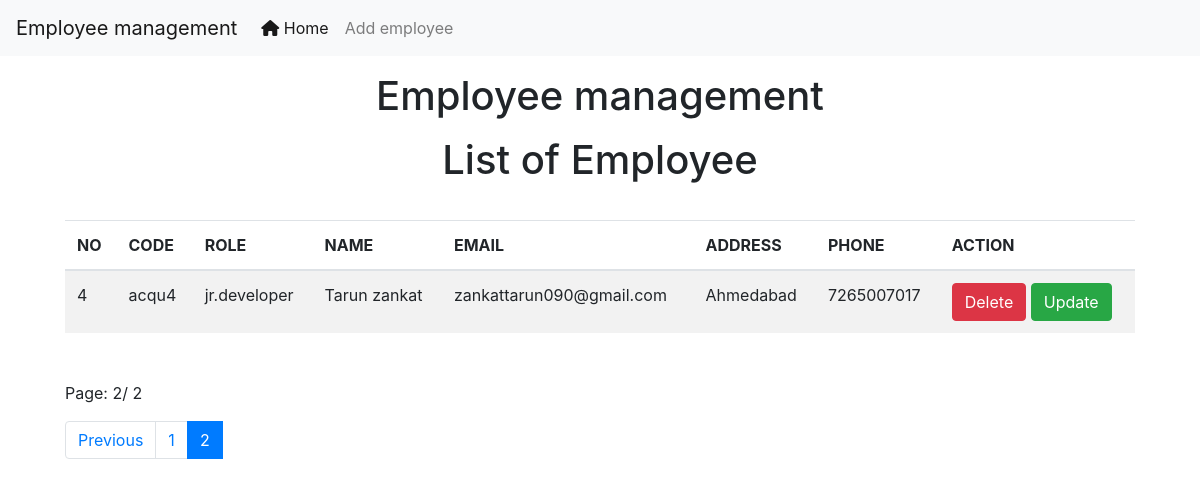
Screenshot of /?page=2 with the database file from the repository.
### done/models.py (models this page shows, shortened)
class Employee(models.Model):
    code = models.CharField(max_length=4, unique=True, blank=True, null=True)
    role = models.CharField(max_length=100, choices=ROLE_CHOICES)
    name = models.CharField(max_length=50)
    email = models.CharField(max_length=150)
    address = models.CharField(max_length=200)
    phone = models.CharField(max_length=10)
    is_active = models.BooleanField(default=True)

### done/views.py (the view)
# urls.py: 2. Add a URL to urlpatterns:  path('', views.home, name='home')
def home(request):
    emp = Employee.objects.all()
    paginator = Paginator(emp, 3)
    page_number = request.GET.get('page', 1)
    page = paginator.get_page(page_number)
    start_index = (page.number - 1) * paginator.per_page
    for index, e in enumerate(page, start=start_index + 1):
        e.continuous_number = index
    return render(request, 'home.html', {'page':page, 'messages': messages.get_messages(request)})

### done/templates/home.html (shortened to what this page needs)
<!doctype html>
<html lang="en">
  <head>
    <link rel="stylesheet" href="https://cdn.jsdelivr.net/npm/bootstrap@4.0.0/dist/css/bootstrap.min.css">
  </head>
  <body>
    {% include "navbar.html" %}
    <h1 class='text-center my-3'>Employee management</h1>
    <h1 class='text-center my-3'>List of Employee</h1>
    <div class="container">
      <div class="row">
        <div class="col-md-12">
          <div class="card-body">
            <table class="table table-striped">
              <thead>
                <tr>
                  <th>NO</th>
                  <th>CODE</th>
                  <th>ROLE</th>
                  <th>NAME</th>
                  <th>EMAIL</th>
                  <th>ADDRESS</th>
                  <th>PHONE</th>
                  <th>ACTION</th>
                </tr>
              </thead>
              <tbody>
                {% for e in page.object_list %}
                <tr>
                  <td>{{ e.continuous_number }}</td>
                  <td>{{e.code}}</td>
                  <td>{{e.role}}</td>
                  <td>{{e.name}}</td>
                  <td>{{e.email}}</td>
                  <td>{{e.address}}</td>
                  <td>{{e.phone}}</td>
                  <td>
                    <a href="delete-emp/{{e.code}}" class='btn btn-danger md-sm' onclick="return confirm('Are you sure you want to delete this employee?')">Delete</a>
                    <a href="update-emp/{{e.code}}" class='btn btn-success md-sm'>Update</a>
                  </td>
                </tr>
                {% endfor %}
              </tbody>
            </table>
            <div class="container">
              <div class="row my-5">
                <div class="col-md-">
                  <p>Page: {{page.number}}/ {{page.paginator.num_pages}}</p>
                  <nav aria-label="...">
                    <ul class="pagination">
                      <li class="page-item">
                        {% if page.has_previous %}
                        <a class="page-link" href="{% url 'home' %}?page={{page.previous_page_number}}">Previous</a>
                        {% endif %}
                      </li>
                      {% for num_page in page.paginator.page_range %}
                      <br>
                      {% if page.number == num_page %}
                      <li class="page-item active" aria-current="page">
                        <a class="page-link" href="{% url 'home' %}?page={{ num_page }}">{{num_page}}</a>
                      </li>
                      {% else %}
                      <li class="page-item" aria-current="page">
                        <a class="page-link" href="{% url 'home' %}?page={{ num_page }}">{{num_page}}</a>
                      </li>
                      {% endif %}
                      <br>
                      {% endfor %}
                    </ul>
                  </nav>
                </div>
              </div>
            </div>
          </div>
        </div>
      </div>
    </div>
  </body>
</html>

### rows the page displays
Employee: continuous_number "4", code "acqu4", role "jr.developer", name "Tarun zankat", email "zankattarun090@gmail.com", address "Ahmedabad", phone "7265007017"

### other values shown
{{ page.number }} "2"
{{ page.paginator.num_pages }} "2"
{{ num_page }} "1"
{{ num_page }} "2"
